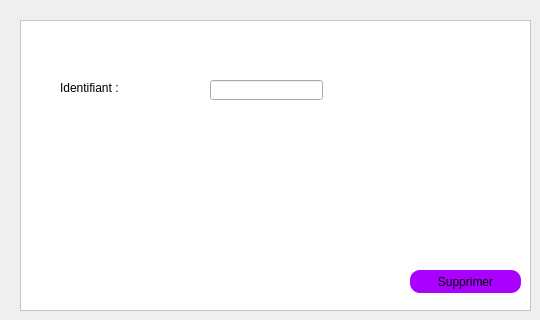
        <widget class="QWidget" name="Supprimerunaliment">
         <attribute name="title">
          <string>Supprimer un aliment</string>
         </attribute>
         <widget class="QTableView" name="tableview_7">
          <property name="geometry">
           <rect>
            <x>20</x>
            <y>20</y>
            <width>511</width>
            <height>291</height>
           </rect>
          </property>
          <property name="styleSheet">
           <string notr="true">background-color: white;
font-size: 15px</string>
          </property>
         </widget>
         <widget class="QLineEdit" name="id_stock_supprimer">
          <property name="geometry">
           <rect>
            <x>210</x>
            <y>80</y>
            <width>113</width>
            <height>20</height>
           </rect>
          </property>
         </widget>
         <widget class="QLabel" name="id_el_supp_7">
          <property name="geometry">
           <rect>
            <x>60</x>
            <y>80</y>
            <width>141</width>
            <height>16</height>
           </rect>
          </property>
          <property name="text">
           <string>Identifiant :</string>
          </property>
         </widget>
         <widget class="QPushButton" name="aliment_supprimer">
          <property name="geometry">
           <rect>
            <x>410</x>
            <y>270</y>
            <width>111</width>
            <height>23</height>
           </rect>
          </property>
          <property name="styleSheet">
           <string notr="true">border-radius: 10px;
border-color: rgb(0, 0, 0);
background-color: rgb(170, 0, 255);</string>
          </property>
          <property name="text">
           <string>Supprimer</string>
          </property>
         </widget>
        </widget>
